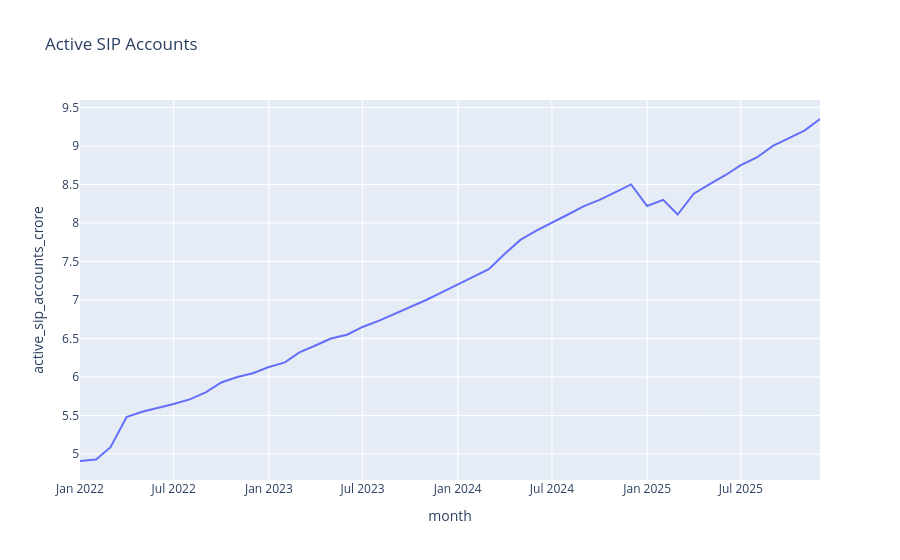

Source (notebook cell):
### Code cell
# Chart 8 — SIP Account Growth
fig8 = px.line(
    sip,
    x="month",
    y="active_sip_accounts_crore",
    title="Active SIP Accounts"
)
fig8.write_image(CHART_DIR / "sip_account_growth.png", width=1200, height=600, scale=2)
fig8.show()

### Figure 1 — Plotly figure (JSON) as saved in the notebook; plotly's stock layout.template omitted (floating-point values rounded to 4 significant figures)
{"data": [{"hovertemplate": "month=%{x}<br>active_sip_accounts_crore=%{y}<extra></extra>", "legendgroup": "", "line": {"color": "#636efa", "dash": "solid"}, "marker": {"symbol": "circle"}, "mode": "lines", "name": "", "orientation": "v", "showlegend": false, "type": "scatter", "x": ["2022-01-01T00:00:00", "2022-02-01T00:00:00", "2022-03-01T00:00:00", "2022-04-01T00:00:00", "2022-05-01T00:00:00", "2022-06-01T00:00:00", "2022-07-01T00:00:00", "2022-08-01T00:00:00", "2022-09-01T00:00:00", "2022-10-01T00:00:00", "2022-11-01T00:00:00", "2022-12-01T00:00:00", "2023-01-01T00:00:00", "2023-02-01T00:00:00", "2023-03-01T00:00:00", "2023-04-01T00:00:00", "2023-05-01T00:00:00", "2023-06-01T00:00:00", "2023-07-01T00:00:00", "2023-08-01T00:00:00", "2023-09-01T00:00:00", "2023-10-01T00:00:00", "2023-11-01T00:00:00", "2023-12-01T00:00:00", "2024-01-01T00:00:00", "2024-02-01T00:00:00", "2024-03-01T00:00:00", "2024-04-01T00:00:00", "2024-05-01T00:00:00", "2024-06-01T00:00:00", "2024-07-01T00:00:00", "2024-08-01T00:00:00", "2024-09-01T00:00:00", "2024-10-01T00:00:00", "2024-11-01T00:00:00", "2024-12-01T00:00:00", "2025-01-01T00:00:00", "2025-02-01T00:00:00", "2025-03-01T00:00:00", "2025-04-01T00:00:00", "2025-05-01T00:00:00", "2025-06-01T00:00:00", "2025-07-01T00:00:00", "2025-08-01T00:00:00", "2025-09-01T00:00:00", "2025-10-01T00:00:00", "2025-11-01T00:00:00", "2025-12-01T00:00:00"], "xaxis": "x", "y": [4.91, 4.93, 5.09, 5.48, 5.55, 5.6, 5.65, 5.71, 5.8, 5.93, 6.0, 6.05, 6.13, 6.19, 6.32, 6.41, 6.5, 6.55, 6.65, 6.73, 6.82, 6.91, 7.0, 7.1, 7.2, 7.3, 7.4, 7.6, 7.78, 7.9, 8.0, 8.11, 8.22, 8.3, 8.4, 8.5, 8.22, 8.3, 8.11, 8.38, 8.5, 8.62, 8.75, 8.85, 9.0, 9.1, 9.2, 9.35], "yaxis": "y"}], "layout": {"legend": {"tracegroupgap": 0}, "title": {"text": "Active SIP Accounts"}, "xaxis": {"anchor": "y", "domain": [0, 1], "title": {"text": "month"}}, "yaxis": {"anchor": "x", "domain": [0, 1], "title": {"text": "active_sip_accounts_crore"}}}}
